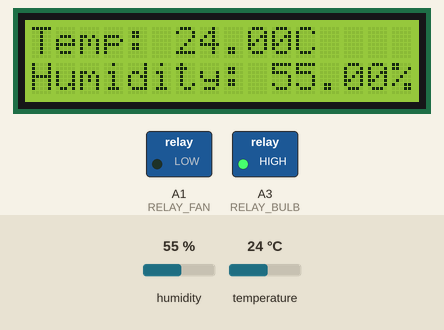
Bench run of a sketch on a simulated Arduino Uno, built with avr-gcc and run on an emulated ATmega328P. On the bench: 16×2 character LCD, switched loads named in the sketch (green lamp = pin HIGH). Inputs (shaded band) come from the test bench; at power-on: temperature 24 °C, humidity 55 %. What the sketch prints to the serial monitor is not drawn.

Above: at 1.2 s.
1.3 s: temperature set to 18.7 °C
At 2.7 s:
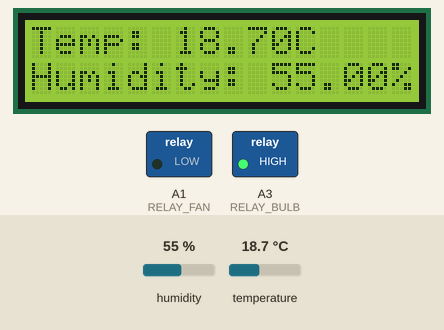
4.0 s: temperature set to 17.2 °C
At 5.5 s:
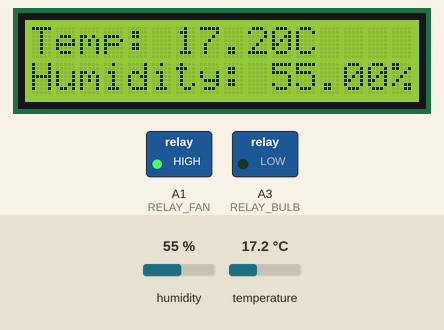
6.7 s: humidity set to 22 %
At 8.9 s:
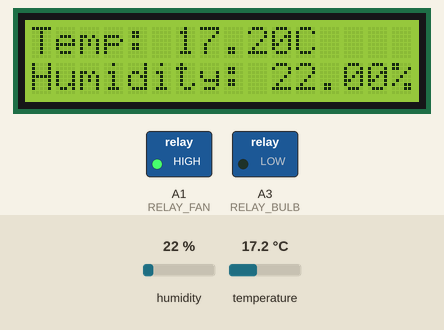
9.7 s: humidity set to 40 %
At 10.6 s:
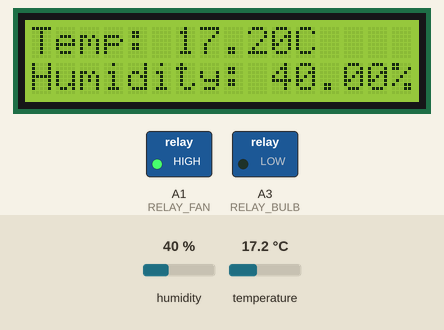
Timing chart, 0 to 12.7 s (numbered marks = the images above; inputs shaded):
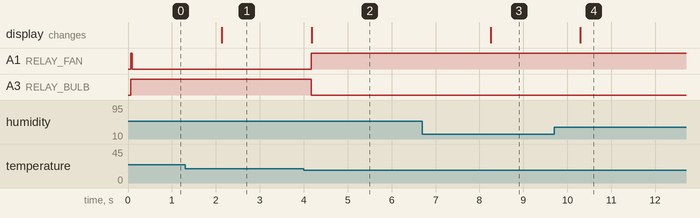

The sketch:

main.ino
```cpp
#include <Wire.h>
#include <LiquidCrystal_I2C.h>
#include <DHT.h>

#define DHTPIN 2        // DHT22 sensor pin
#define DHTTYPE DHT22   // DHT sensor type
DHT dht(DHTPIN, DHTTYPE);

// #define RELAY_BULB A1   // Bulb relay control pin
// #define RELAY_FAN A3    // Fan relay control pin


#define RELAY_BULB A3   // Bulb relay control pin
#define RELAY_FAN A1

LiquidCrystal_I2C lcd(0x27, 16, 2);  // I2C address, columns, rows

void setup() {
  Serial.begin(9600);
  dht.begin();
  lcd.init();
  // lcd.begin(16, 2);
  lcd.backlight();

  pinMode(RELAY_BULB, OUTPUT);
  pinMode(RELAY_FAN, OUTPUT);

  // Initialize both relays in the off state
  digitalWrite(RELAY_BULB, HIGH);
  digitalWrite(RELAY_FAN, HIGH);
}

void displayOnLCD(float temperature, float humidity) {
  lcd.clear();
  lcd.setCursor(0, 0);
  lcd.print("Temp: ");
  lcd.print(temperature);
  lcd.print("C");
  lcd.setCursor(0, 1);
  lcd.print("Humidity: ");
  lcd.print(humidity);
  lcd.print("%");
}

void controlDevices(float temperature, float humidity) {
  // Control devices based on +++++++++++++++++++++++++++++++++++++++++++++++++++++++++++++++++++++++++++++++++++++++++++++temperature
  if (temperature > 18.0) {
    // Turn on the fan
    digitalWrite(RELAY_BULB, HIGH); // Bulb Banda
    digitalWrite(RELAY_FAN, LOW); // Fan Khulla
  } else {
    // Turn off the fan
    digitalWrite(RELAY_BULB, LOW); // Bulb Khulla
    digitalWrite(RELAY_FAN, HIGH);
  }


}

void loop() {
  // Read temperature and humidity from DHT22 sensor
  float humidity = dht.readHumidity();
  float temperature = dht.readTemperature();

  // Check if any reads failed
  if (isnan(humidity) || isnan(temperature)) {
    Serial.println("Failed to read from DHT sensor!");
    return;
  }

  // Display temperature and humidity on LCD
  displayOnLCD(temperature, humidity);

  // Control devices based on temperature and humidity
  controlDevices(temperature, humidity);

  // Optional: Output temperature and humidity to Serial Monitor
  Serial.print("Temperature: ");
  Serial.print(temperature);
  Serial.print(" °C, Humidity: ");
  Serial.print(humidity);
  Serial.println(" %");
  delay(2000); // Delay for 2 seconds


}
```

Measured:
- the behaviour switches between 18.1 and 18 °C on temperature (found by bisection; images 1 and 2)
- after the input at 1.3 s, the display: changes after 0.84 s (image 1)
- after the input at 4.0 s, A1 (RELAY_FAN): LOW → HIGH after 0.18 s; A3 (RELAY_BULB): HIGH → LOW after 0.18 s; the display: changes after 0.18 s (image 2)
- after the input at 6.7 s, the display: changes after 1.6 s (image 3)
- after the input at 9.7 s, the display: changes after 0.59 s (image 4)
